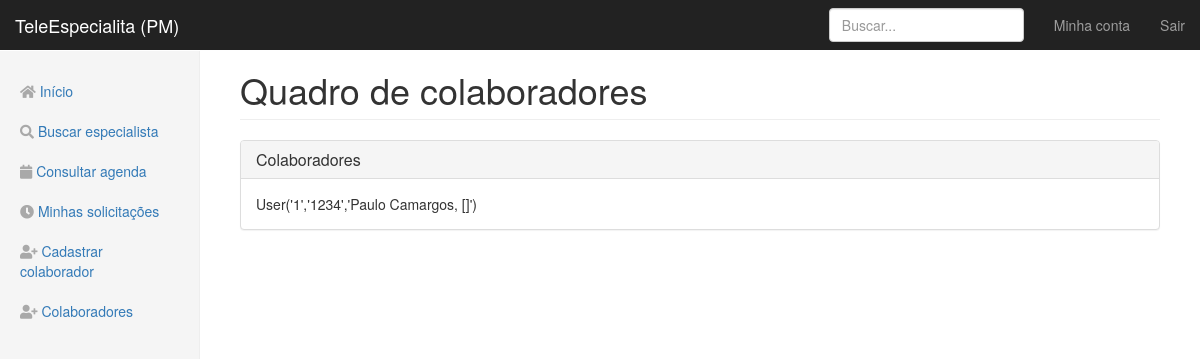
Page /staff on the earlier database version.
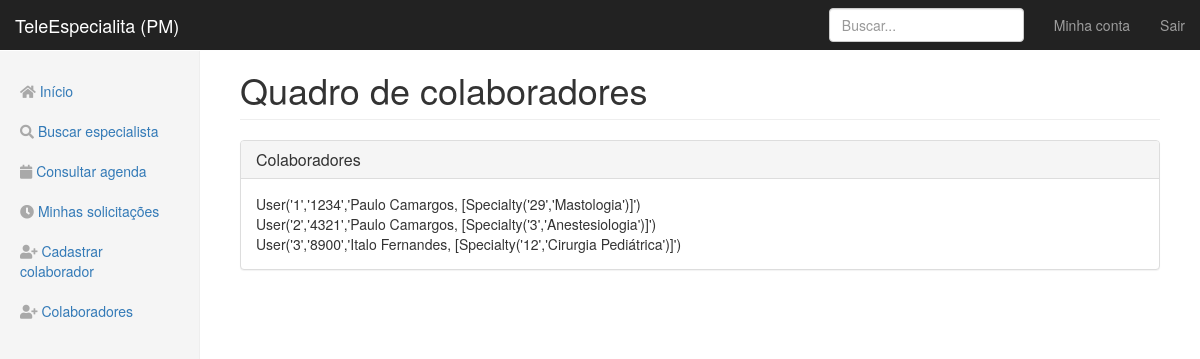
Same page on the later database version.
### app/models.py (models this page shows)
class User(db.Model):
    id = db.Column(db.Integer, primary_key=True)
    email = db.Column(db.String(120), unique=True, nullable=False)
    password = db.Column(db.String(64), nullable=False)
    image_file = db.Column(db.String(100))
    crm = db.Column(db.String(13), unique=True, nullable=False)
    fullname = db.Column(db.String(256), nullable=False)
    birthdate = db.Column(db.DateTime)
    birthcity = db.Column(db.String(256))
    rg = db.Column(db.String(12), unique=True, nullable=False)
    cpf = db.Column(db.String(12), unique=True, nullable=False)
    cep = db.Column(db.Integer)
    place = db.Column(db.String(64))
    address = db.Column(db.String(256))
    neighborhood = db.Column(db.String(128))
    city = db.Column(db.String(128))
    state = db.Column(db.String(2))
    phone_1 = db.Column(db.String(16), nullable=False)
    phone_2 = db.Column(db.String(16))
    specialties = db.relationship('Specialty', secondary=joinsSpecialtyUser, backref=db.backref('doctors', lazy='dynamic'))
    def __repr__(self):
        return f"User('{self.id}','{self.crm}','{self.fullname}, {self.specialties}')"

class Specialty(db.Model):
    id = db.Column(db.Integer, primary_key=True)
    specialty = db.Column(db.String(64), unique=True, nullable=False)
    def __repr__(self):
        return f"Specialty('{self.id}','{self.specialty}')"

### app/routes.py (the view)
@app.route("/staff")
def staff():
    users = User.query.all()
    return render_template("staff.html", title="Colaboradores-TeleEspecialista", users=users)

### app/templates/staff.html
{% extends "layout.html" %}
{% block content %}
<h1 class="page-header">Quadro de colaboradores</h1>
<div class="panel panel-default">
    <div class="panel-heading">
        <h3 class="panel-title">Colaboradores</h3>
    </div>
    <div class="panel-body">
        {% for u in users %}
        {{ u }} <br>
        {% endfor %}
    </div>
</div>
{% endblock content %}

### app/templates/layout.html (shortened to what this page needs)
<!DOCTYPE html>
<html lang="pt-br">
<head>
    <link rel="stylesheet" href="https://use.fontawesome.com/releases/v5.0.13/css/all.css">
    <link href="{{ url_for('static', filename='bootstrap.min.css') }}" rel="stylesheet" type="text/css">
    <link href="{{ url_for('static', filename='dashboard.css') }}" rel="stylesheet" type="text/css">
    <link href="{{ url_for('static', filename='mainLogged.css') }}" rel="stylesheet" type="text/css">
</head>
<body>
    <nav class="navbar navbar-inverse navbar-fixed-top">
        <div class="container-fluid">
            <div class="navbar-header">
                <a class="navbar-brand" href="{{ url_for('home') }}">TeleEspecialita (PM)</a>
            </div>
            <div id="navbar" class="navbar-collapse collapse">
                <ul class="nav navbar-nav navbar-right">
                    <li><a href="{{ url_for("account") }}">Minha conta</a></li>
                    <li><a href="{{ url_for("logout") }}">Sair</a></li>
                </ul>
                <form class="navbar-form navbar-right">
                    <input type="text" class="form-control" placeholder="Buscar...">
                </form>
            </div>
        </div>
    </nav>
    <div class="container-fluid">
        <div class="row">
            <div class="col-sm-3 col-md-2 sidebar">
                <ul class="nav nav-sidebar">
                    <li><a href="{{ url_for("home") }}"> <i class="fa fa-home" style="color:darkgrey"></i>
                        Início<span class="sr-only">(current)</span></a></li>
                    <li><a href="{{ url_for("search_specialist") }}"><i class="fa fa-search" style="color:darkgrey"></i>
                        Buscar especialista</a></li>
                    <li><a href="{{ url_for("show_schedule")}}"><i class="fa fa-calendar" style="color:darkgrey"></i>
                        Consultar agenda</a></li>
                    <li><a href="{{ url_for("check_requests") }}"><i class="fa fa-clock" style="color:darkgrey"></i>
                        Minhas solicitações</a></li>
                    <li><a href="{{ url_for("register") }}"><i class="fa fa-user-plus" style="color:darkgrey"></i>
                        Cadastrar colaborador</a></li>
                    <li><a href="{{ url_for("staff") }}"><i class="fa fa-user-plus" style="color:darkgrey"></i>
                        Colaboradores</a></li>
                </ul>
            </div>
            <div class="col-sm-9 col-sm-offset-3 col-md-10 col-md-offset-2 main">
                {% block content %}
                {% endblock content %}
            </div>
        </div>
    </div>
</body>
</html>

### app/static/dashboard.css (style rules this page uses)
body { padding-top: 50px; }
.navbar-fixed-top { border: 0; }
.sidebar { display: none; }
@media (min-width: 768px) { .sidebar { position: fixed; top: 51px; bottom: 0; left: 0; z-index: 1000; display: block; padding: 20px; overflow-x: hidden; overflow-y: auto; background-color: #f5f5f5; border-right: 1px solid #eee; } }
.nav-sidebar { margin-right: -21px; margin-bottom: 20px; margin-left: -20px; }
.nav-sidebar > li > a { padding-right: 20px; padding-left: 20px; }
.main { padding: 20px; }
@media (min-width: 768px) { .main { padding-right: 40px; padding-left: 40px; } }
.main .page-header { margin-top: 0; }

Differences in the rows shown:
changed User: id+crm+fullname "User('1','1234','Paulo Camargos, []')" → "User('1','1234','Paulo Camargos, [Specialty('29','Mastologia')]')"
added User: id+crm+fullname "User('2','4321','Paulo Camargos, [Specialty('3','Anestesiologia')]')"
added User: id+crm+fullname "User('3','8900','Italo Fernandes, [Specialty('12','Cirurgia Pediátrica')]')"
